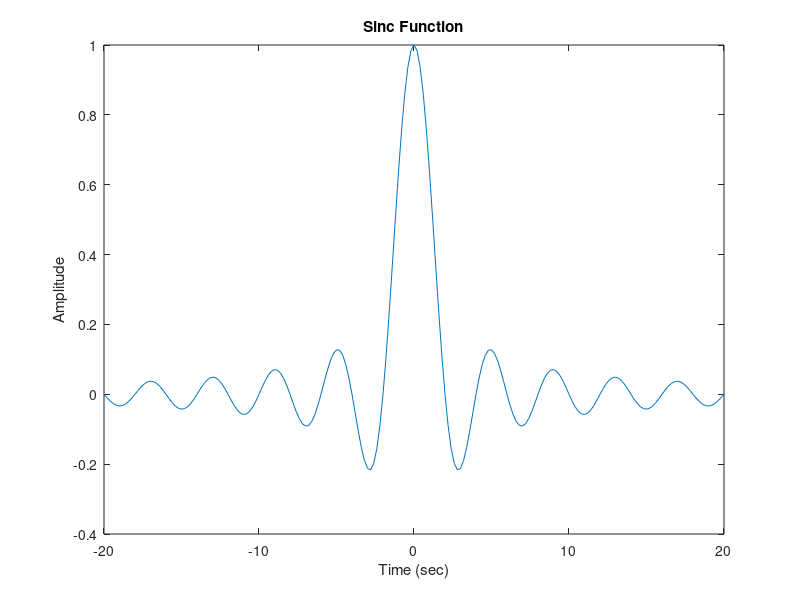

Write the MATLAB code that produced this figure.
T0=2
f0=1/T0
t=-10*T0:T0/10:10*T0
y = sinc(f0*t);
plot(t,y);
xlabel('Time (sec)');ylabel('Amplitude'); title('Sinc Function')